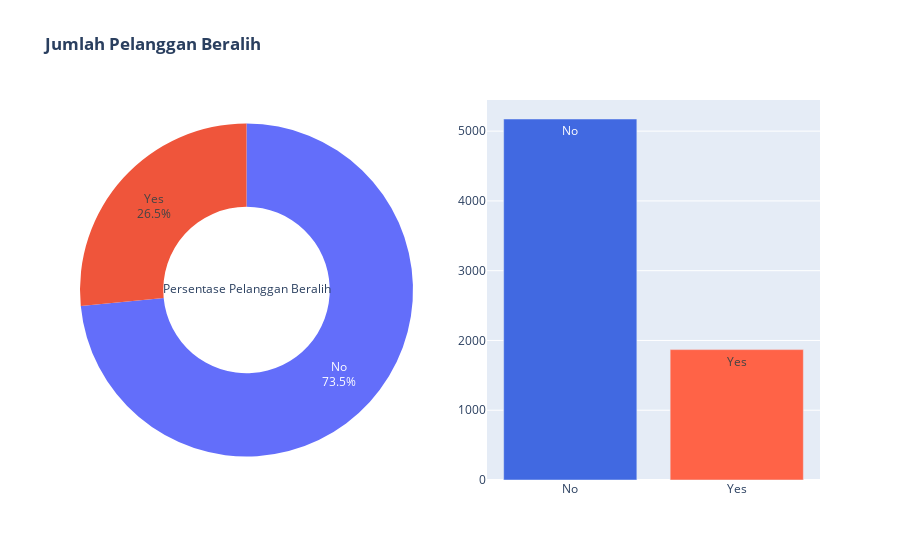

The code cell stored with this chart in its notebook:
### Markdown cell above
### Persentase _Customer Churn_

### Code cell
fig = make_subplots(
    rows=1, cols=2,
    specs=[[{'type':'Pie'},{'type':'Bar'}]])

fig.add_trace(go.Pie(labels = df["Churn"],
                     title  = "Persentase Pelanggan Beralih",
                     textinfo= 'label+percent', 
                     hole=.5,
                     name   = "Churn?"),
                     row=1, col=1)

fig.add_trace(go.Bar(x =df['Churn'].unique(),
                     y =df['Churn'].value_counts(),
                     text= ("No","Yes"),
                     marker_color= ("royalblue","tomato"),
                     name="Churn?"),
                     row=1, col=2)

fig.update_layout(showlegend=False, title_text="<b>Jumlah Pelanggan Beralih<b>")

fig.show()
plotly.offline.plot(fig, filename = 'plot.html')

### Figure 1 — Plotly figure (JSON) as saved in the notebook; plotly's stock layout.template omitted (floating-point values rounded to 4 significant figures; data arrays with more than 128 entries replaced by an {"elided": "..."} marker saying what was removed)
{"data": [{"domain": {"x": [0, 0.45], "y": [0, 1]}, "hole": 0.5, "labels": {"elided": "7043 str values"}, "name": "Churn?", "textinfo": "label+percent", "title": {"text": "Persentase Pelanggan Beralih"}, "type": "pie"}, {"marker": {"color": ["royalblue", "tomato"]}, "name": "Churn?", "text": ["No", "Yes"], "type": "bar", "x": ["No", "Yes"], "xaxis": "x", "y": [5174, 1869], "yaxis": "y"}], "layout": {"showlegend": false, "title": {"text": "<b>Jumlah Pelanggan Beralih<b>"}, "xaxis": {"anchor": "y", "domain": [0.55, 1]}, "yaxis": {"anchor": "x", "domain": [0, 1]}}}
